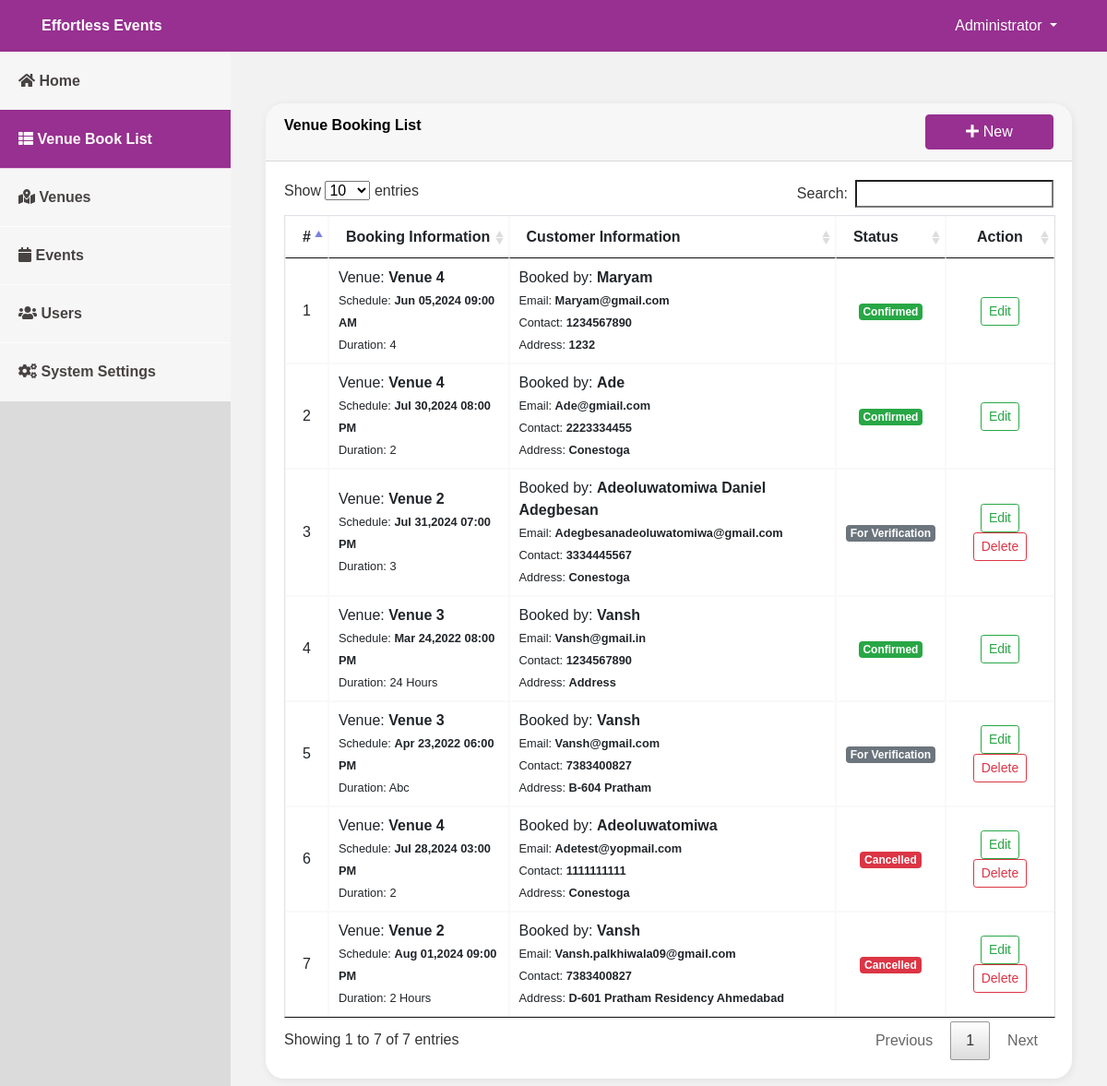
/admin/index.php?page=booking (signed in), run on the app's committed database.
### tables this page shows
CREATE TABLE `venue_booking` (
  `id` int(30) NOT NULL AUTO_INCREMENT PRIMARY KEY,
  `name` text NOT NULL,
  `address` text NOT NULL,
  `email` varchar(100) NOT NULL,
  `contact` varchar(100) NOT NULL,
  `venue_id` int(30) NOT NULL,
  `duration` varchar(100) NOT NULL,
  `datetime` datetime NOT NULL,
  `status` tinyint(1) NOT NULL DEFAULT 0 COMMENT '0-for verification,1=confirmed,2=canceled',
  `created_at` TIMESTAMP DEFAULT CURRENT_TIMESTAMP
);

CREATE TABLE `venue` (
  `id` int(30) NOT NULL,
  `venue` text NOT NULL,
  `address` text NOT NULL,
  `description` text NOT NULL,
  `rate` float NOT NULL
);

### admin/booking.php (the view, shortened to what this page needs)
<?php include('db_connect.php'); ?>
<div class="container-fluid">
    <div class="col-lg-12">
        <div class="row">
            <div class="col-md-12">
                <div class="card">
                    <div class="card-header">
                        <b>Venue Booking List</b>
                        <span class="">
                            <button class="btn btn-theme btn-block btn-md col-sm-2 float-right" type="button" id="new_book">
                                <i class="fa fa-plus"></i> New
                            </button>
                        </span>
                    </div>
                    <div class="card-body">
                        <table class="table table-bordered table-condensed table-hover">
                            <thead>
                                <tr>
                                    <th class="text-center">#</th>
                                    <th class="">Booking Information</th>
                                    <th class="">Customer Information</th>
                                    <th class="">Status</th>
                                    <th class="text-center">Action</th>
                                </tr>
                            </thead>
                            <tbody>
                                <?php
                                $i = 1;
                                $booking = $conn->query("SELECT b.*, v.venue FROM venue_booking b INNER JOIN venue v ON v.id = b.venue_id ORDER BY b.created_at DESC");
                                while($row=$booking->fetch_assoc()):
                                ?>
                                <tr>
                                    <td class="text-center"><?php echo $i++ ?></td>
                                    <td class="">
                                         <p>Venue: <b><?php echo ucwords($row['venue']) ?></b></p>
                                         <p><small>Schedule: <b><?php echo date("M d,Y h:i A", strtotime($row['datetime'])) ?></b></small></p>
                                         <p><small>Duration: <?php echo ucwords($row['duration']) ?></small></p>
                                    </td>
                                    <td class="">
                                         <p>Booked by: <b><?php echo  ucwords($row['name']) ?></b></p>
                                         <p><small>Email: <b><?php echo  ucwords($row['email']) ?></b></small></p>
                                         <p><small>Contact: <b><?php echo  ucwords($row['contact']) ?></b></small></p>
                                         <p><small>Address: <b><?php echo  ucwords($row['address']) ?></b></small></p>
                                    </td>
                                    <td class="text-center">
                                         <?php if($row['status'] == 0): ?>
                                            <span class="badge badge-secondary">For Verification</span>
                                         <?php elseif($row['status'] == 1): ?>
                                            <span class="badge badge-success">Confirmed</span>
                                        <?php elseif($row['status'] == 2): ?>
                                            <span class="badge badge-danger">Cancelled</span>
                                         <?php endif; ?>
                                    </td>
                                    <td class="text-center">
                                        <button class="btn btn-sm btn-outline-success edit_book" type="button" data-id="<?php echo $row['id'] ?>" >Edit</button>
                                        <?php if(in_array($row['status'], array(0, 2))): ?>
                                        <button class="btn btn-sm btn-outline-danger delete_book" type="button" data-id="<?php echo $row['id'] ?>">Delete</button>
                                         <?php endif; ?>
                                    </td>
                                </tr>
                                <?php endwhile; ?>
                            </tbody>
                        </table>
                    </div>
                </div>
            </div>
        </div>
    </div>
</div>

### admin/assets/css/style.css (style rules this page uses)
body { font-family: "Montserrat", sans-serif; color: #000; width: 100%; height: calc(100%); }
.card { box-shadow: 1px 2px 10px #00000012;border: none;border-radius: 20px; }
.card-header:first-child { border-radius: 20px 20px 0 0; }
.btn-theme { background-color: #973090;border-color: #973090;color: #fff; }
.table-bordered td, .table-bordered th { border: 1px solid #f9f9f9; }

### admin/index.php (style rules this page uses)
body { background: #f2f2f2; }

### admin/booking.php (style rules this page uses)
td { vertical-align: middle !important; }
td p { margin: unset }

### data on the page
venue_booking: venue.venue "Venue 4", datetime "Jun 05,2024 09:00 AM", duration "4", name "Maryam", email "Maryam@gmail.com", contact "1234567890", address "1232", status "Confirmed"
venue_booking: venue.venue "Venue 4", datetime "Jul 30,2024 08:00 PM", duration "2", name "Ade", email "Ade@gmiail.com", contact "2223334455", address "Conestoga", status "Confirmed"
venue_booking: venue.venue "Venue 2", datetime "Jul 31,2024 07:00 PM", duration "3", name "Adeoluwatomiwa Daniel Adegbesan", email "Adegbesanadeoluwatomiwa@gmail.com", contact "3334445567", address "Conestoga", status "For Verification"
venue_booking: venue.venue "Venue 3", datetime "Mar 24,2022 08:00 PM", duration "24 Hours", name "Vansh", email "Vansh@gmail.in", contact "1234567890", address "Address", status "Confirmed"
venue_booking: venue.venue "Venue 3", datetime "Apr 23,2022 06:00 PM", duration "Abc", name "Vansh", email "Vansh@gmail.com", contact "7383400827", address "B-604 Pratham", status "For Verification"
venue_booking: venue.venue "Venue 4", datetime "Jul 28,2024 03:00 PM", duration "2", name "Adeoluwatomiwa", email "Adetest@yopmail.com", contact "1111111111", address "Conestoga", status "Cancelled"
venue_booking: venue.venue "Venue 2", datetime "Aug 01,2024 09:00 PM", duration "2 Hours", name "Vansh", email "Vansh.palkhiwala09@gmail.com", contact "7383400827", address "D-601 Pratham Residency Ahmedabad", status "Cancelled"

### other printed values
$_SESSION['system']['name'] "Effortless Events"
$_SESSION['login_name'] "Administrator"
